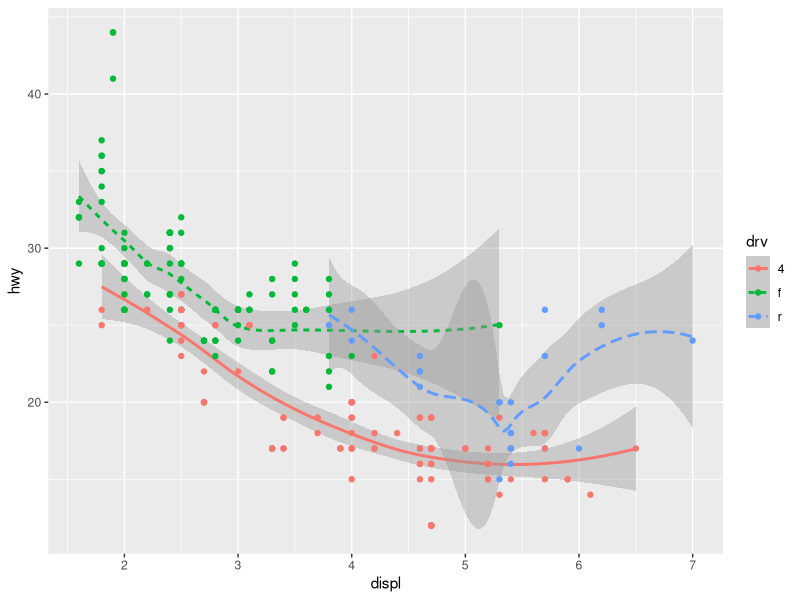

This chart was generated by the following R code:
library (tidyverse)

ggplot(data = mpg) + 
  geom_smooth(mapping = aes(x = displ, y = hwy, linetype = drv, color = drv)) +
  geom_point(mapping = aes(x = displ, y = hwy, color = drv))

write.csv(mpg, "mpg_data.csv")
